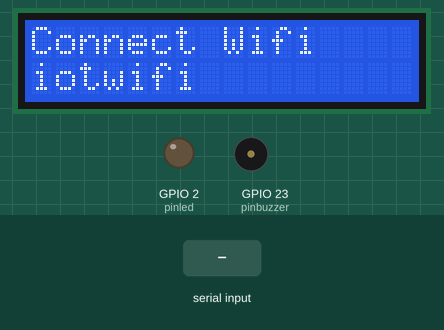
Recording of a sketch running on a simulated ESP32. Shown: 16×2 character LCD, output pins drawn as LEDs (lit = HIGH), buzzer (waves = sounding, pin HIGH). The test bench sets the inputs (shaded band). WiFi joins after 1.5 s; servers stay silent unless stated; uploads are accepted with an empty reply; what the sketch prints to the serial monitor is not drawn.

Above: at 1.6 s.
At 4.7 s:
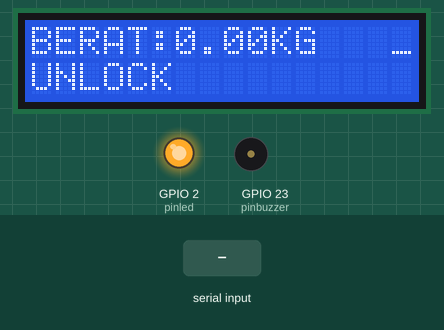
5.9 s: "#" received over Serial
At 7.0 s:
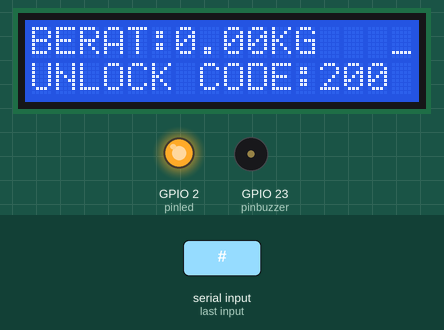
11.8 s: "#" received over Serial
At 12.6 s:
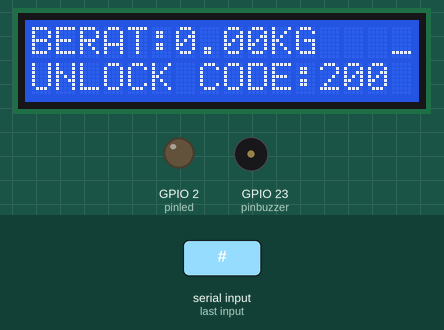
Timing chart, 0 to 17.2 s (numbered marks = the images above; inputs shaded):
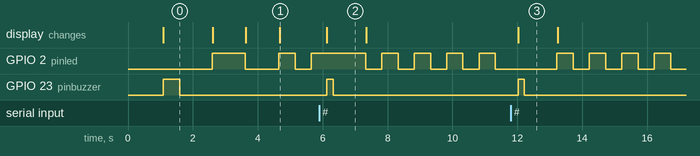

Measured:
- after the input at 5.9 s, GPIO 23 (pinbuzzer): LOW → HIGH after 0.22 s, → LOW 0.20 s later; the display: changes after 0.22 s (image 2)
- after the input at 11.8 s, GPIO 23 (pinbuzzer): LOW → HIGH after 0.22 s, → LOW 0.20 s later; the display: changes after 0.22 s (image 3)
- by itself, GPIO 2 (pinled): alternates HIGH for 0.50 s and LOW for 0.50 s
- what the display in image 0 shows lasts 1.5 s, from 1.1 s to 2.6 s
- what the display in image 2 shows lasts 1.2 s, from 6.1 s to 7.3 s

The sketch:

mysql_esp32_timbangan.ino
```cpp
/*
Alamat DirectAdmin: http://www.loadtrash.my.id:2222
Username: loadtras
Password: 87db[V4;jQuTY5
*/

#include <Wire.h>
#include <LiquidCrystal_I2C.h>
LiquidCrystal_I2C lcd(0x27, 16, 2);

// json 6.18.5
#include <ArduinoJson.h>
#include <WiFi.h>
#include <HTTPClient.h>
#include <WiFiClient.h>

//WiFiClient client; // jika offline local host
WiFiClientSecure client; // jika online

const char* ssid     = "iotwifi";
const char* password = "Project123";

String ip_server = "https://loadtrash.my.id/";
String serverName =  ip_server + "timbangan5/write-data.php";
StaticJsonDocument<200> doc;
String pilihunit="UNIT5";

unsigned long previousMillis = 0;
const long interval = 500;
float berat,lberat;
unsigned long timer=0;
#define pinled       2
#define pinbuzzer    23
String in="";

void connectwifi(){
  lcd.clear();
  lcd.setCursor(0,0);
  lcd.print("Connect Wifi");
  lcd.setCursor(0,1);
  lcd.print(ssid);
  digitalWrite(pinbuzzer,1);
  delay(500);
  digitalWrite(pinbuzzer,0);
  WiFi.begin(ssid, password);
  Serial.print("Connecting wifi: ");
  Serial.println(ssid);
  while (WiFi.status() != WL_CONNECTED) {
  delay(1000);
  digitalWrite(pinled,digitalRead(pinled)^1);

  lcd.setCursor(0,1);
  lcd.print("Wifi Code:");
  lcd.print(WiFi.status());

  }
  Serial.println();
  lcd.clear();
  lcd.setCursor(0,0);
  lcd.print("Connected");
  delay(1000);

  Serial.println("Connected");
  Serial.print("IP DEVICE: ");
  Serial.println(WiFi.localIP());
}

void baca_timbangan(){
  if(Serial2.available()){
    char c = Serial2.read();
    Serial.write(c);
    if(isDigit(c)||c=='-'||c=='.')in+=c;
    if(c=='('){
    berat = in.toFloat();
    in="";
    }
  }
}
void setup() {

  pinMode(pinled, OUTPUT);
  pinMode(pinbuzzer, OUTPUT);

  // Initialize serial port
  Serial.begin(9600);
  Serial2.begin(2400);

  lcd.begin();
  lcd.backlight();

  lcd.clear();
  lcd.setCursor(0,0);
  lcd.print(pilihunit);
  delay(1000);
  connectwifi();
  Serial.println(serverName);
}

int flag=0;
void loop() {
  baca_timbangan();
  unsigned long currentMillis = millis();
  if (currentMillis - previousMillis >= interval) {
    previousMillis = currentMillis;
    digitalWrite( pinled, digitalRead( pinled ) ^ 1 );

    if(lberat!=berat){
      lberat=berat;
    }
    if(berat<0.1)timer=0;

    lcd.clear();
    lcd.setCursor(0,0);
    lcd.print("BERAT:");
    lcd.print(berat);
    lcd.print("KG");
    lcd.setCursor(15,0);
    if(lberat==berat&&berat>0.1){
    timer++;
    if(flag==0){
      flag=1;
      lcd.write('_');
      }
    else {
      flag=0;
      lcd.write(0xff);
      }
    }
    else{
    lcd.write('_');
    }
    lcd.setCursor(0,1);
    if(timer==6&&berat>0.1){
    lcd.print("LOCK");
    // tulis_database(String(berat));
    postData(String(berat));
    }
    else lcd.print("UNLOCK");
  }

  test_manual();
}

void test_manual(){

  if(Serial.available()){
    char c = Serial.read();
    if(c!='#'){
      if(isDigit(c)||c=='.'||c=='-')in+=c;
    }
    if(c=='#'){
    Serial.println(in);
      tulis_database(in);
      in="";
    }
  }

}


void tulis_database(String _berat){

    //Check WiFi connection status
    if(WiFi.status()== WL_CONNECTED){
      //WiFiClient client; // jika offline
      WiFiClientSecure client; // jika online
      client.setInsecure();
      HTTPClient http;
      Serial.println("send database: ");
      String serverPath = serverName;
      /*
      serverPath += "?nama=";
      serverPath += "bejo";
      serverPath += "&nik=";
      serverPath += "121234";
      serverPath += "&alamat=";
      serverPath += "klx";
      serverPath += "&berat=";
      serverPath += _berat;
      */
      serverPath += "?berat=";
      serverPath += _berat;
      Serial.println(serverPath);
      // Your Domain name with URL path or IP address with path
      http.begin(client, serverPath.c_str());

      // Send HTTP GET request
      int httpResponseCode = http.GET();
        lcd.setCursor(7,1);
        lcd.print("CODE:");
        lcd.print(httpResponseCode);

      if (httpResponseCode>0) {
        Serial.print("HTTP Response code: ");
        Serial.println(httpResponseCode);
        String payload = http.getString();
        Serial.println(payload);
      }
      else {
        Serial.print("Error code: ");
        Serial.println(httpResponseCode);
      }
       if(httpResponseCode==200){
        digitalWrite(pinbuzzer,1);
        delay(200);
        digitalWrite(pinbuzzer,0);
        }
        else{
        digitalWrite(pinbuzzer,1);
        delay(1000);
        digitalWrite(pinbuzzer,0);
        }
      // Free resources
      http.end();
    }
    else {
      Serial.println("WiFi Disconnected");
      connectwifi();
    }
delay(1000);
}

void postData(String berat) {
  if (WiFi.status() == WL_CONNECTED){
    HTTPClient http;
    Serial.println("Mengirim data: ");
    String serverPath = "https://app-574b3b2b-05f4-4a14-a811-fd215c1e4fdf.cleverapps.io/load";

    http.begin(serverPath.c_str());
    http.addHeader("Content-Type", "application/x-www-form-urlencoded");

    /// Ganti code dengan Kode timbangan yang lainnya
    String postData = "code=T1&password=123456&value=" + berat;
    Serial.println("Sending data: " + postData);

      // Send the POST request
    int httpResponseCode = http.POST(postData);

    lcd.setCursor(7, 1);
    lcd.print("CODE:");
    lcd.print(httpResponseCode);

    if (httpResponseCode == 200) {
      digitalWrite(pinbuzzer, 1);
      delay(200);
      digitalWrite(pinbuzzer, 0);
    } else {
      digitalWrite(pinbuzzer, 1);
      delay(1000);
      digitalWrite(pinbuzzer, 0);
    }

    // Free resources
    http.end();
  } else {
    Serial.println("WiFI Disconnected");
    connectwifi();
  }
  delay(1000);
}
```
